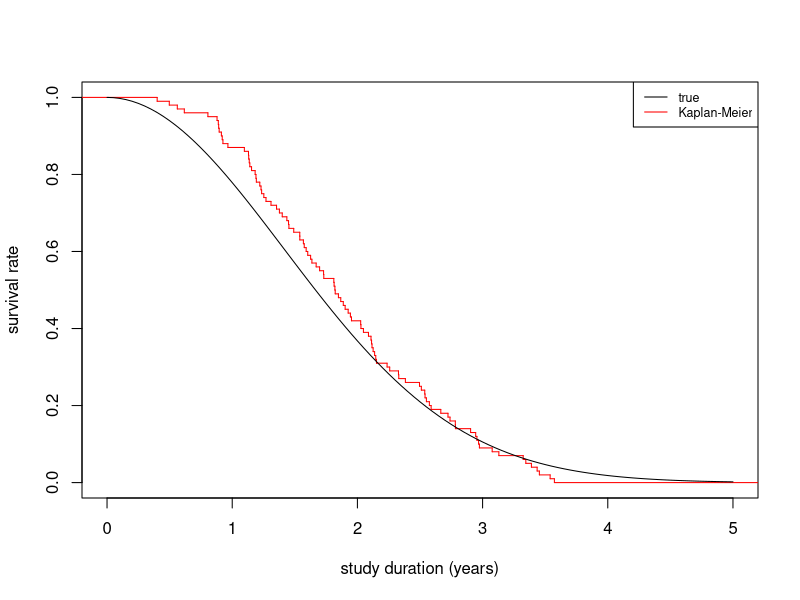
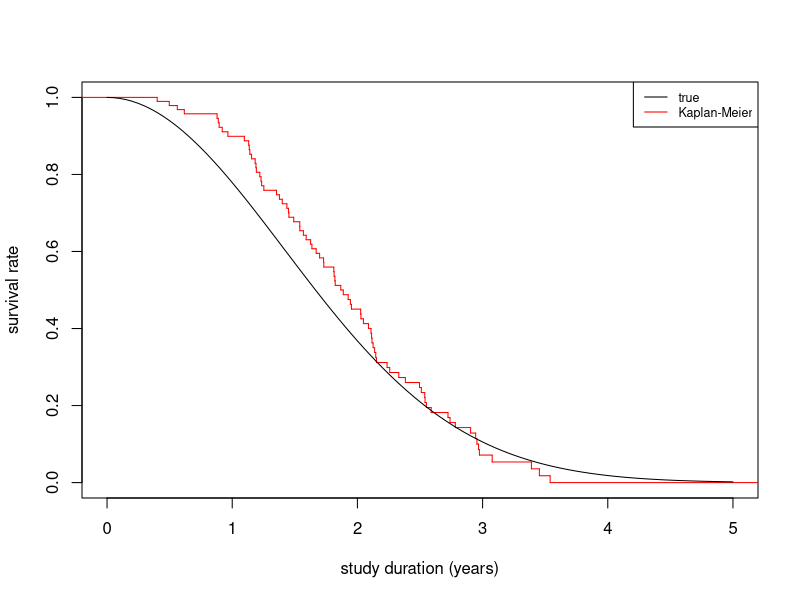
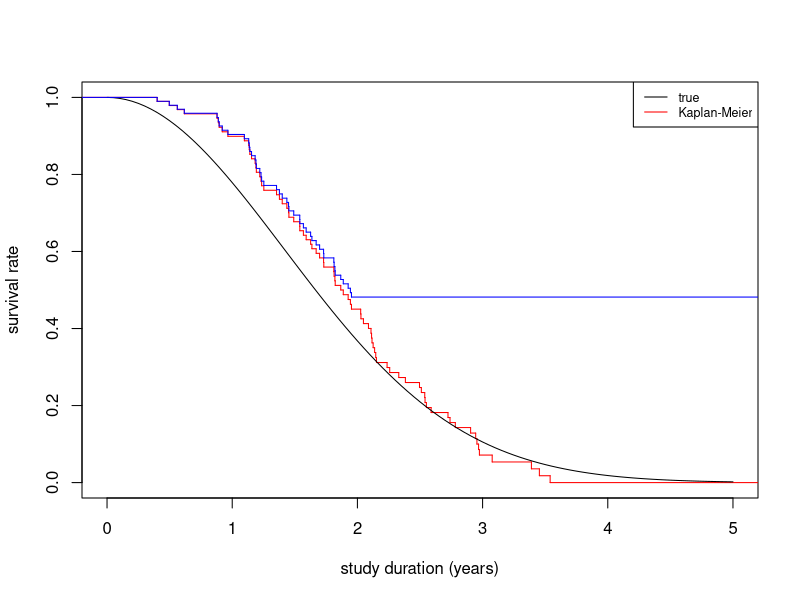
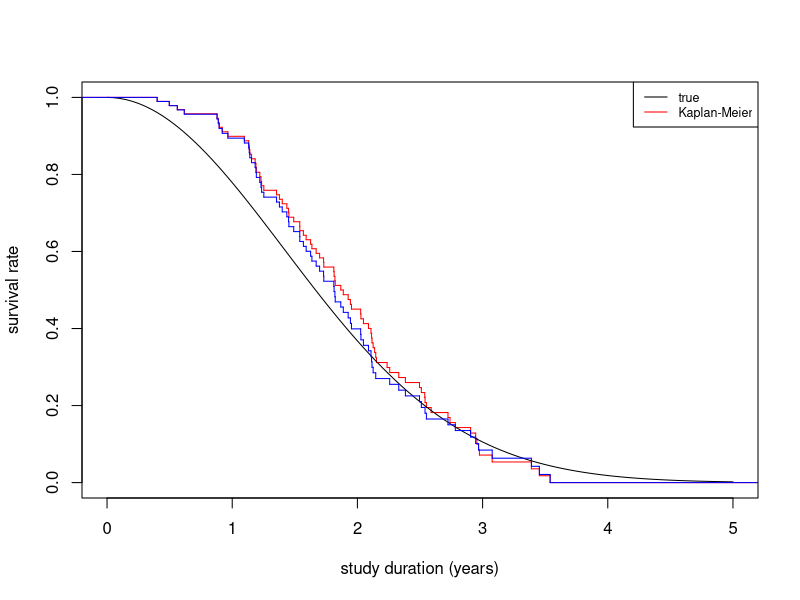

Recreate these plots in R, in order.
N = 100
end.of.study = 5


gen.km = function(event.times, was.death) {
  
  event.ordering = order(event.times)
  
  s.hat.y = c(1)
  
  for (i in 1:N) {
    e.id = event.ordering[i]
    if (event.times[e.id] > end.of.study)
      break
    if (was.death[e.id]) {
      ni = N - i + 1  # number at risk
      next.factor = (ni - 1) / ni
      prev.factor = s.hat.y[length(s.hat.y)]
      s.hat.y = c(s.hat.y, prev.factor * next.factor)
    }
  }
  
  observed.death.times = sort(event.times[was.death])
  s.hat.x = observed.death.times[observed.death.times < end.of.study]

  # 1. return a function (could be your own, but it should be 
  #     fast enough to finish in seconds)
  # 2. the function return should work for any t
  # 3. no need to return anything else
  stepfun(s.hat.x, s.hat.y)
}


plot.km = function() {
  plot(km, 
       xlim=c(0, 5),
       ylim=c(0,1), 
       do.points=F,
       xlab="study duration (years)", 
       ylab="survival rate", 
       main="", 
       col="red")
  
  # this is the true curve, not the some uncensored KM estimator
  curve(exp(-(x/2)^2), 
        from=0, 
        to=5, 
        add=T, 
        col = "black")
  
  legend("topright", 
         lty=1, 
         col=c("black", "red"), 
         legend=c("true", "Kaplan-Meier"),
         cex=.75)
}



death.times = rweibull(N, shape=2, scale=2)


# hw 2, question 3: no censoring

was.death = rep(T, N)
km = gen.km(death.times, was.death)
plot.km()


# hw 2, question 4: independent censoring

censor.times = rexp(N, rate=.1)
was.death = death.times < censor.times
#event times are the x coordinates, not the sorted death times
event.times = sapply(1:N, function(i) min(death.times[i], censor.times[i]))
km = gen.km(event.times, was.death)
plot.km()



# hw 2, question 5: dependent censoring

# subjects who lived less than 2 years were
# less likely to quit the study.

# extreme censoring through thresholding may shift the KM curve up/out...

get.censored = function(i)
  if (death.times[i] >= 2) 2 else censor.times[i]
alt.censor.times = sapply(1:N, get.censored)
row.min = function(i) min(death.times[i], alt.censor.times[i])
alt.event.times = sapply(1:N, row.min)
alt.was.death = death.times < alt.censor.times

alt.km = gen.km(alt.event.times, alt.was.death)
plot.km()
lines(alt.km, col="blue", do.points=F, xlim=c(0,5))
#Why do the lines deviate between 0 and 2?


# but the question is about moderate censoring though exponential filtering.
# in this senario, subjects appear to be dying sooner.

# the min of exponentials is itself exponential with rate \lambda_1 + \lambda_2
# reusing the previous exp reduces noise.
get.censored = function(i) {
  if (death.times[i] >= 2)
    min(censor.times[i], rexp(1, 0.1))
  else 
    censor.times[i]
}
new.censor.times = sapply(1:N, get.censored)
new.event.times = sapply(1:N, function(i) min(death.times[i], new.censor.times[i]))
new.was.death = death.times < new.censor.times

new.km = gen.km(new.event.times, new.was.death)
plot.km()
lines(new.km, col="blue", do.points=F, xlim=c(0,5))

